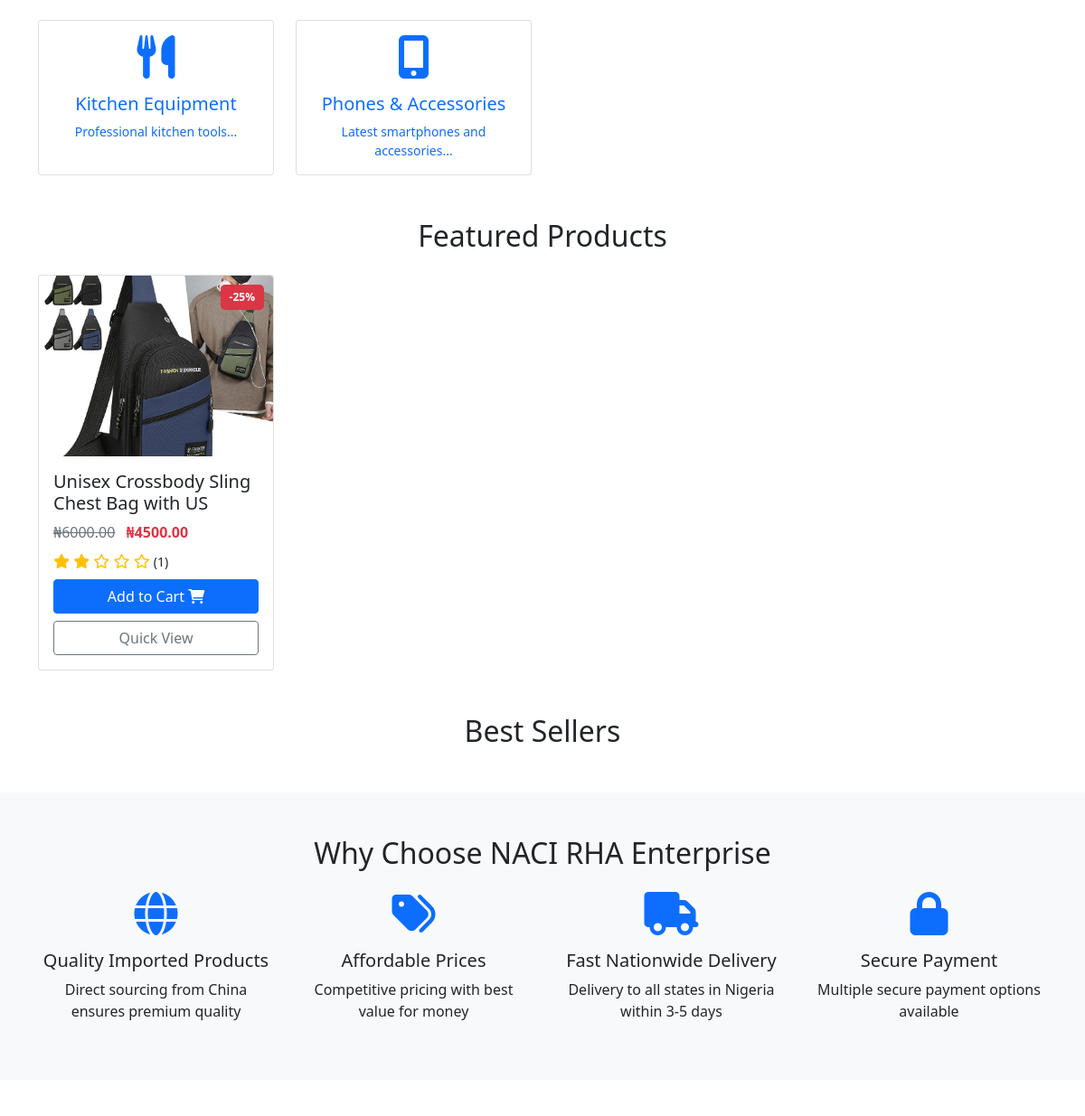
Before: / (middle part) with the older database file.
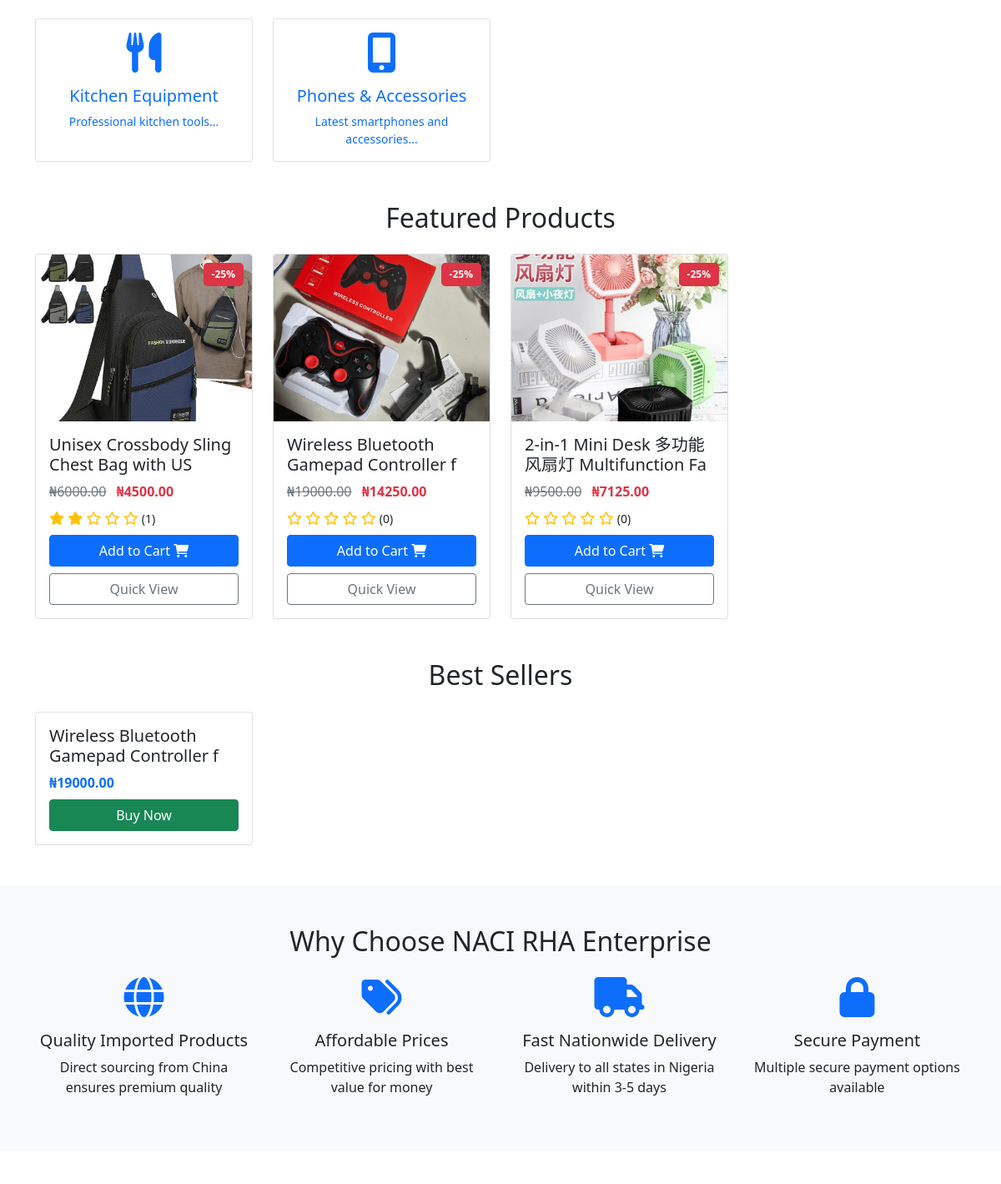
After: the same page with the newer database file.
### models.py (models this page shows, shortened)
class Category(db.Model):
    __tablename__ = 'categories'
    id = db.Column(db.Integer, primary_key=True)
    name = db.Column(db.String(50), nullable=False)
    description = db.Column(db.Text)
    image = db.Column(db.String(200))
    parent_id = db.Column(db.Integer, db.ForeignKey('categories.id'))
    products = db.relationship('Product', backref='category', lazy=True)
    children = db.relationship('Category', backref=db.backref('parent', remote_side=[id]))

class Product(db.Model):
    __tablename__ = 'products'
    id = db.Column(db.Integer, primary_key=True)
    name = db.Column(db.String(200), nullable=False)
    description = db.Column(db.Text, nullable=False)
    price = db.Column(db.Float, nullable=False)
    compare_price = db.Column(db.Float)
    stock = db.Column(db.Integer, default=0)
    sku = db.Column(db.String(50), unique=True)
    brand = db.Column(db.String(100))
    rating = db.Column(db.Float, default=0)
    rating_count = db.Column(db.Integer, default=0)
    is_featured = db.Column(db.Boolean, default=False)
    is_bestseller = db.Column(db.Boolean, default=False)
    is_new = db.Column(db.Boolean, default=False)
    discount_percent = db.Column(db.Integer, default=0)
    created_at = db.Column(db.DateTime, default=datetime.utcnow)
    category_id = db.Column(db.Integer, db.ForeignKey('categories.id'))
    images = db.relationship('ProductImage', backref='product', lazy=True)
    order_items = db.relationship('OrderItem', backref='product', lazy=True)
    reviews = db.relationship('Review', backref='product', lazy=True)
    @property
    def final_price(self):
        if self.discount_percent > 0:
            return self.price * (1 - self.discount_percent / 100)
        return self.price

class ProductImage(db.Model):
    __tablename__ = 'product_images'
    id = db.Column(db.Integer, primary_key=True)
    product_id = db.Column(db.Integer, db.ForeignKey('products.id'), nullable=False)
    image_url = db.Column(db.String(200), nullable=False)
    is_main = db.Column(db.Boolean, default=False)

### app.py (the view)
@app.route('/')
def index():
    featured_products = Product.query.filter_by(is_featured=True).limit(8).all()
    bestsellers = Product.query.filter_by(is_bestseller=True).limit(8).all()
    new_arrivals = Product.query.filter_by(is_new=True).limit(8).all()
    categories = Category.query.filter_by(parent_id=None).limit(6).all()
    return render_template('index.html',
                         featured_products=featured_products,
                         bestsellers=bestsellers,
                         new_arrivals=new_arrivals,
                         categories=categories)

### templates/index.html (shortened to what the changed rows need)
{% extends "base.html" %}
{% block content %}
<div class="container mb-5">
    <div class="row g-4">
        {% for category in categories %}
        <div class="col-md-3 col-sm-6">
            <a href="{{ url_for('shop') }}?category={{ category.id }}" class="text-decoration-none">
                <div class="card category-card text-center h-100">
                    <div class="card-body">
                        <i class="fas fa-{% if loop.index == 1 %}laptop{% elif loop.index == 2 %}home{% elif loop.index == 3 %}tshirt{% elif loop.index == 4 %}spa{% elif loop.index == 5 %}utensils{% elif loop.index == 6 %}mobile-alt{% else %}box{% endif %} fa-3x mb-3 text-primary"></i>
                        <h5 class="card-title">{{ category.name }}</h5>
                        <p class="card-text small">{{ category.description[:50] }}...</p>
                    </div>
                </div>
            </a>
        </div>
        {% endfor %}
    </div>
</div>
<div class="container mb-5">
    <h2 class="text-center mb-4">Featured Products</h2>
    <div class="row g-4">
        {% for product in featured_products %}
        <div class="col-md-3 col-sm-6">
            <div class="card product-card h-100">
                {% if product.discount_percent > 0 %}
                <span class="discount-badge">-{{ product.discount_percent }}%</span>
                {% endif %}
                <img src="{{ url_for('static', filename='uploads/' + (product.images[0].image_url if product.images else 'placeholder.png')) }}" class="card-img-top" alt="{{ product.name }}" style="height: 200px; object-fit: cover;">
                <div class="card-body">
                    <h5 class="card-title">{{ product.name[:40] }}</h5>
                    <div class="price mb-2">
                        {% if product.discount_percent > 0 %}
                        <span class="text-muted text-decoration-line-through">₦{{ "%.2f"|format(product.price) }}</span>
                        <span class="text-danger fw-bold ms-2">₦{{ "%.2f"|format(product.final_price) }}</span>
                        {% else %}
                        <span class="text-primary fw-bold">₦{{ "%.2f"|format(product.price) }}</span>
                        {% endif %}
                    </div>
                    <div class="rating mb-2">
                        {% for i in range(5) %}
                            {% if i < product.rating|int %}
                            <i class="fas fa-star text-warning"></i>
                            {% else %}
                            <i class="far fa-star text-warning"></i>
                            {% endif %}
                        {% endfor %}
                        <span class="small">({{ product.rating_count }})</span>
                    </div>
                    <form action="{{ url_for('add_to_cart', product_id=product.id) }}" method="post">
                        <button type="submit" class="btn btn-primary w-100 mb-2">Add to Cart <i class="fas fa-shopping-cart"></i></button>
                    </form>
                    <a href="{{ url_for('product_detail', product_id=product.id) }}" class="btn btn-outline-secondary w-100">Quick View</a>
                </div>
            </div>
        </div>
        {% endfor %}
    </div>
</div>
<div class="container mb-5">
    <h2 class="text-center mb-4">Best Sellers</h2>
    <div class="row g-4">
        {% for product in bestsellers %}
        <div class="col-md-3 col-sm-6">
            <div class="card product-card h-100">
                <div class="card-body">
                    <h5 class="card-title">{{ product.name[:40] }}</h5>
                    <div class="price mb-2">
                        <span class="text-primary fw-bold">₦{{ "%.2f"|format(product.price) }}</span>
                    </div>
                    <form action="{{ url_for('add_to_cart', product_id=product.id) }}" method="post">
                        <button type="submit" class="btn btn-success w-100">Buy Now</button>
                    </form>
                </div>
            </div>
        </div>
        {% endfor %}
    </div>
</div>
<div class="bg-light py-5 mb-5">
    <div class="container">
        <h2 class="text-center mb-4">Why Choose NACI RHA Enterprise</h2>
    </div>
</div>
{% endblock %}

Changed rows visible on the page:
added Product: discount_percent "25", image_url (picture), name "Wireless Bluetooth Gamepad Controller f", price "19000.00", final_price "14250.00", rating 0 (drawn), rating_count "0"
added Product: discount_percent "25", image_url (picture), name "2-in-1 Mini Desk 多功能风扇灯 Multifunction Fa", price "9500.00", final_price "7125.00", rating 0 (drawn), rating_count "0", shown under "Featured Products"
